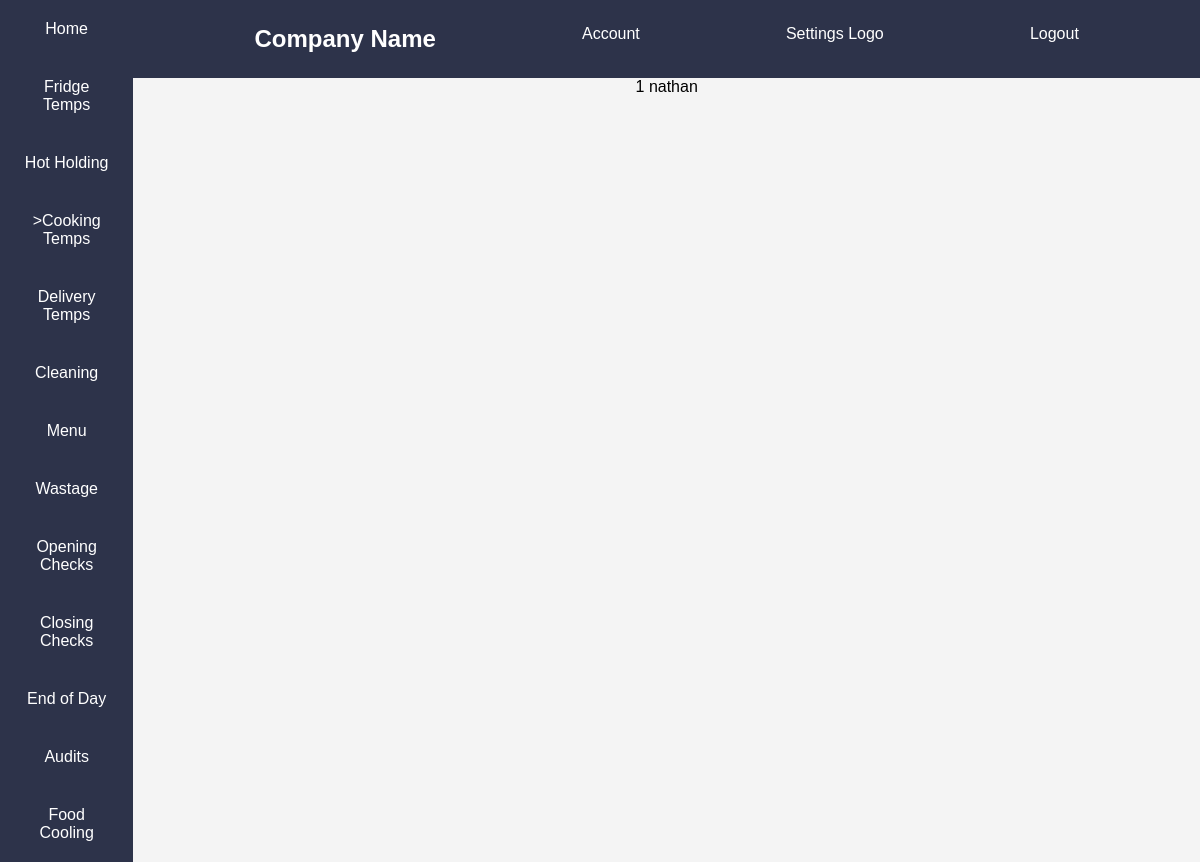
Page /test (signed in) on the earlier database version.
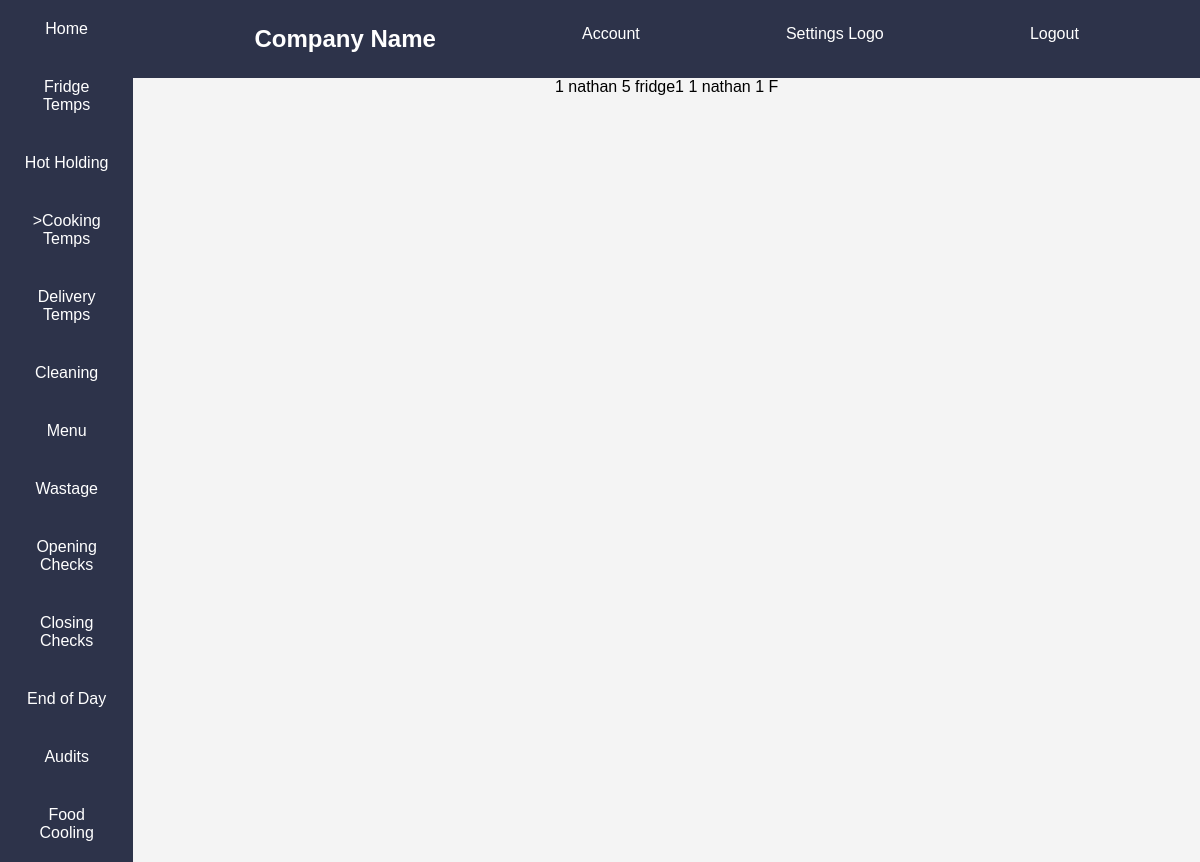
Same page on the later database version.
### SafeFoodApp/models.py (models this page shows)
class FridgeFreezerTempTable(db.Model):
    id = db.Column(db.Integer, primary_key=True)
    unit_name = db.Column(db.String(50), nullable=False)
    unit_type = db.Column(db.String(50), nullable=False)
    temperature = db.Column(db.String(10), nullable=False)
    employee_name =  db.Column(db.String(50), nullable=False)
    comment =  db.Column(db.String(100), nullable=True)
    company_id = db.Column(db.Integer, db.ForeignKey('user.id'),nullable=False)

### SafeFoodApp/routes.py (the view)
@app.route("/test")
def test():
    record = FridgeFreezerTempTable.query.filter_by(company_id=current_user.id).first()
    if record == None:
        return render_template("app_home.html")
    return render_template("test.html",record=record)

### SafeFoodApp/models.py (called while the page is built)
@login_manager.user_loader
def load_user(user_id):
    return User.query.get(int(user_id))

### SafeFoodApp/templates/test.html (shortened to what this page needs)
{% extends "layouts.html" %}
{% block content %}
<div class="test">
        {% for record in record.fridge_temp.user_temp_records %}
        <span>{{record.temperature}}</span>
        <span>{{record.employee_name}}</span>
        {% endfor%}
</div>
{% endblock %}

### SafeFoodApp/templates/layouts.html (shortened to what this page needs)
<!DOCTYPE html>
<html lang="en">
<head>
    <link rel="stylesheet" type="text/css" href="{{ url_for('static', filename='main.css') }}">
</head>
<body>
    <div class="container">
        <nav>
            <div class="side-nav">
                <ul>
                    <li><a href="{{url_for('app_home')}}">Home</a></li>
                    <li><a href="{{url_for('fridge_freezer_temps')}}">Fridge Temps</a></li>
                    <li><a href="{{url_for('hot_hold')}}"> Hot Holding</a></li>
                    <li><a href="{{url_for('cooking_temps')}}">>Cooking Temps</a></li>
                    <li><a href="{{url_for('delivery')}}">Delivery Temps</a></li>
                    <li><a href="{{url_for('cleaning')}}">Cleaning</a></li>
                    <li><a href="{{url_for('menu')}}">Menu</a></li>
                    <li><a href="{{url_for('wastage')}}">Wastage</a></li>
                    <li><a href="{{url_for('opening_checks')}}">Opening Checks</a></li>
                    <li><a href="{{url_for('closing')}}">Closing Checks</a></li>
                    <li><a href="{{url_for('fridge_freezer_temps')}}">End of Day </a></li>
                    <li><a href="{{url_for('audits')}}">Audits</a></li>
                    <li><a href="{{url_for('cooling')}}">Food Cooling</a></li>
                </ul>
            </div>
        </nav>
        <div class="content-box">
            <div>
                <ul class="top-nav">
                    <li>
                        <h2><a href="#">Company Name</a></h2>
                    </li>
                    <li><a href="#">Account</a></li>
                    <li><a href="#">Settings Logo</a></li>
                    <li><a href="{{url_for('logout')}}">Logout</a></li>
                </ul>
            </div>
            <div>
                {% block content %}{% endblock %}
            </div>
        </div>
    </div>
</body>
</html>

### SafeFoodApp/static/main.css (style rules this page uses)
* { margin: 0; padding: 0; }
body { background-color: #f4f4f4; font-family: 'Montserrat', sans-serif; }
a { text-decoration: none; color: white; }
li { list-style: none; }
.container { display: grid; grid-template-columns: 1fr 8fr; height: 100vh; }
.side-nav { height: 100%; background-color: #2d334a; text-align: center; }
.side-nav li { padding: 20px; color: white; }
.content-box { text-align: center; }
.top-nav { display: flex; justify-content: space-evenly; background-color: #2d334a; }
.top-nav li { padding: 25px; }

Differences in the rows shown:
added FridgeFreezerTempTable: temperature "5", employee_name "fridge1"
added FridgeFreezerTempTable: temperature "1", employee_name "nathan"
added FridgeFreezerTempTable: temperature "1", employee_name "F"
